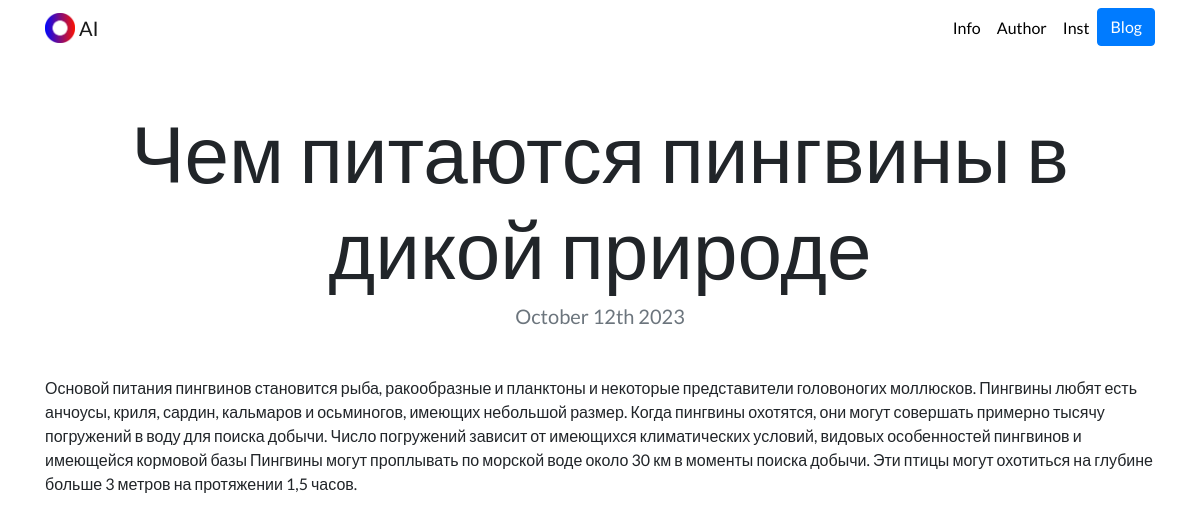
/blog/5/, run on the app's committed database.
### blog/models.py (models this page shows, shortened)
class Blog(models.Model):
    title = models.CharField(max_length=200)
    description = models.TextField()
    date = models.DateField()

### blog/views.py (the view)
# urls.py: path('<int:blog_id>/', views.detail, name='detail'),
def detail(request, blog_id):
    blog = get_object_or_404(Blog, pk=blog_id)
    return render(request, 'blog/detail.html',{'blog':blog})

### blog/templates/blog/detail.html
{% extends "portfolio/base.html" %}
{% load static %}
{% block content %}
<h1 class="text-center mt-5" id="blogdetailtitle">{{ blog.title }}</h1>
<h5 class="text-center text-muted mb-5">{{ blog.date|date:'F jS Y' }}</h5>
{{ blog.description|safe }}
{% endblock %}

### portfolio/static/portfolio/custom.css (style rules this page uses)
body { font-family: 'Lato', sans-serif; }
@media (min-width: 992px) { #blogdetailtitle { font-size: 5rem; } }

### data on the page
Blog: title "Чем питаются пингвины в дикой природе", date "October 12th 2023", description "Основой питания пингвинов становится рыба, ракообразные и планктоны и некоторые представители головоногих моллюсков. Пингвины любят есть анчоусы, криля, сардин, кальмаров и осьминогов, имеющих небольшой размер. Когда пингвины охотятся, они могут совершать примерно тысячу погружений в воду для поиска добычи. Число погружений зависит от имеющихся климатических условий, видовых особенностей пингвинов и имеющейся кормовой базы Пингвины могут проплывать по морской воде около 30 км в моменты поиска добычи. Эти птицы могут охотиться на глубине больше 3 метров на протяжении 1,5 часов."
